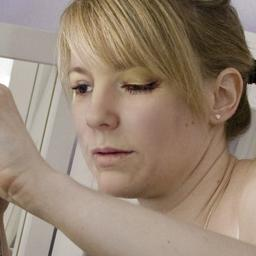
#> input picture dataset/fake/fake_0.jpg, 256 x 256 px
$ python -i forensic.py   (imports and definitions only)
#> lines starting #> are read from the running program, lines starting #| are printed output that depends on the picture
import cv2
import numpy as np
from PIL import Image
from io import BytesIO

# -------------------------
# ELA MAP
# -------------------------
def ela_map(path, quality=90):
#> called with path = '../dataset/fake/fake_0.jpg', quality = 90
    original = Image.open(path).convert("RGB")
#> original is the input picture: PIL image 256x256 RGB; mean R, G, B 150.9, 131.9, 114.5
    buffer = BytesIO()
    original.save(buffer, "JPEG", quality=quality)
    buffer.seek(0)
    recompressed = Image.open(buffer)

    diff = np.abs(np.array(original) - np.array(recompressed))
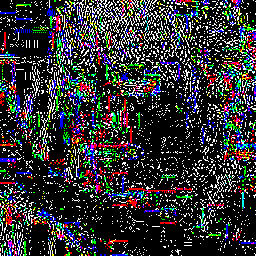
#> diff: shape (256, 256, 3); mean R, G, B 49.9, 50, 51.6
    diff = np.mean(diff, axis=2)
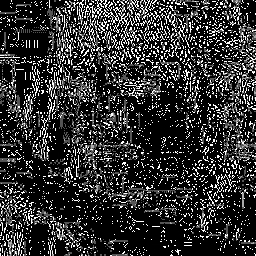
#> diff: shape (256, 256) float64; min 0, max 255, mean 50.5

    return cv2.resize(diff, (224, 224)).astype(np.uint8)
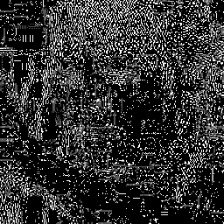
#> returned value: shape (224, 224); min 0, max 255, mean 50.3

# -------------------------
# NOISE MAP
# -------------------------
def noise_map(path):
#> called with path = '../dataset/fake/fake_0.jpg'
    img = cv2.imread(path)
    gray = cv2.cvtColor(img, cv2.COLOR_BGR2GRAY)
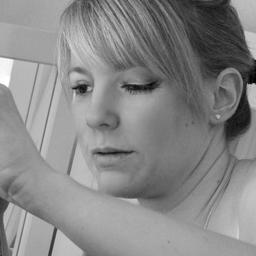
#> gray: shape (256, 256); min 1, max 255, mean 135.6
    blur = cv2.GaussianBlur(gray, (5, 5), 0)
    noise = cv2.absdiff(gray, blur)
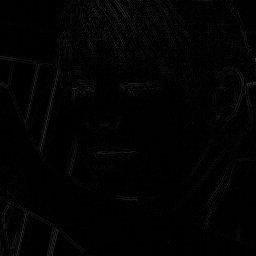
#> noise: shape (256, 256); min 0, max 54, mean 2.9

    return cv2.resize(noise, (224, 224))

# -------------------------
# CNN INPUT TENSOR
# -------------------------
def build_tensor(path):
    ela = ela_map(path)
    noise = noise_map(path)

    # normalize per-channel (IMPORTANT for stability)
    ela = ela / (np.max(ela) + 1e-6)
    noise = noise / (np.max(noise) + 1e-6)
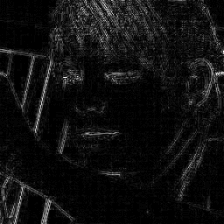
#> noise: shape (224, 224) float64; min 0, max 1, mean 0.0637

    return np.stack([ela, noise, noise], axis=-1).astype(np.float32)
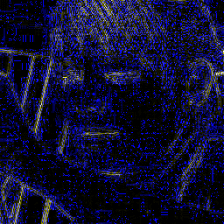
#> returned value: shape (224, 224, 3) float32; mean of channels 0, 1, 2 0.197, 0.0637, 0.0637; drawn as B, G, R

# -------------------------
# FORENSIC REASONS (IMPROVED)
# -------------------------
# [53 lines left out: functions forensic_reasons, generate_heatmap, not called in this run]

>>> result = build_tensor('../dataset/fake/fake_0.jpg')

$ run again, on dataset/fake/fake_10.jpg
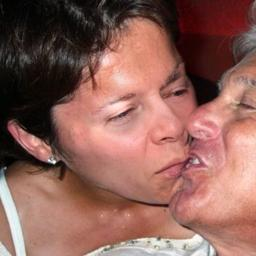
#> input picture dataset/fake/fake_10.jpg, 256 x 256 px
#> in ela_map, original is the input picture: PIL image 256x256 RGB; mean R, G, B 142.1, 97.8, 88.8
#> in build_tensor, `noise = noise / (np.max(noise) + 1e-6)`:
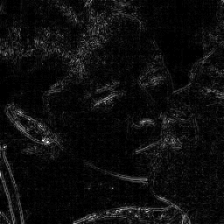
#> noise: shape (224, 224) float64; min 0, max 1, mean 0.0534
#> in build_tensor, `return np.stack([ela, noise, noise], axis=-1).astype(np.float32)`:
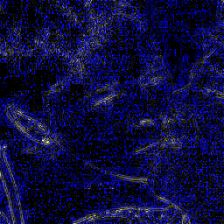
#> returned value: shape (224, 224, 3) float32; mean of channels 0, 1, 2 0.241, 0.0534, 0.0534; drawn as B, G, R

$ run again, on dataset/fake/fake_101.jpg
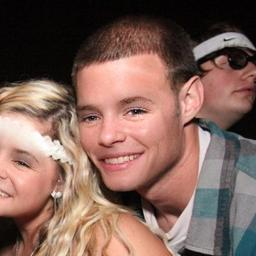
#> input picture dataset/fake/fake_101.jpg, 256 x 256 px
#> in ela_map, original is the input picture: PIL image 256x256 RGB; mean R, G, B 129.8, 99.6, 90.1
#> in build_tensor, `noise = noise / (np.max(noise) + 1e-6)`:
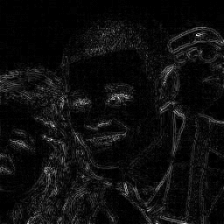
#> noise: shape (224, 224) float64; min 0, max 1, mean 0.0556
#> in build_tensor, `return np.stack([ela, noise, noise], axis=-1).astype(np.float32)`:
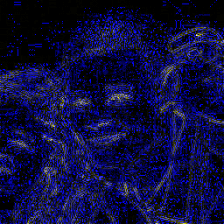
#> returned value: shape (224, 224, 3) float32; mean of channels 0, 1, 2 0.245, 0.0556, 0.0556; drawn as B, G, R

$ run again, on dataset/fake/fake_1011.jpg
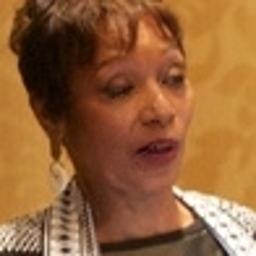
#> input picture dataset/fake/fake_1011.jpg, 256 x 256 px
#> in ela_map, original is the input picture: PIL image 256x256 RGB; mean R, G, B 146.9, 97.3, 56.5
#> in build_tensor, `return np.stack([ela, noise, noise], axis=-1).astype(np.float32)`:
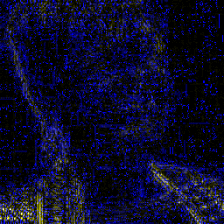
#> returned value: shape (224, 224, 3) float32; mean of channels 0, 1, 2 0.168, 0.0489, 0.0489; drawn as B, G, R
